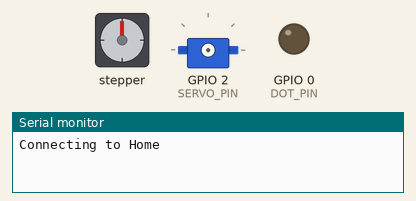
Simulated run of this sketch. Board: ESP8266 (NodeMCU). Shown: stepper motor, servo, output pins drawn as LEDs (lit = HIGH), the last lines printed to the serial monitor. WiFi joins after 1.5 s; servers stay silent unless stated; storage starts empty; stepper angles assume 4096 steps per turn.

Above: at 0.1 s.
At 5.9 s:
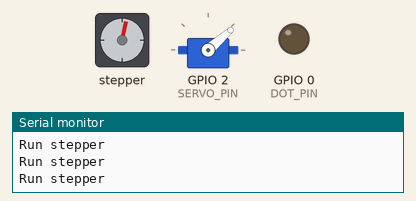
At 12.1 s:
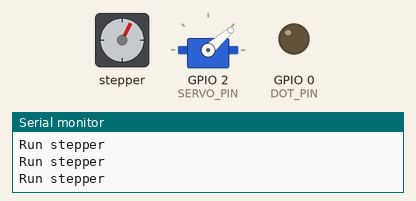
At 17.4 s:
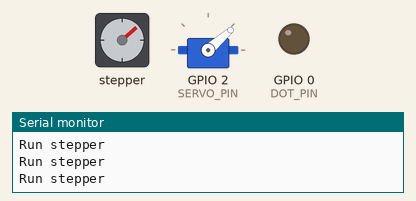
At 21.2 s:
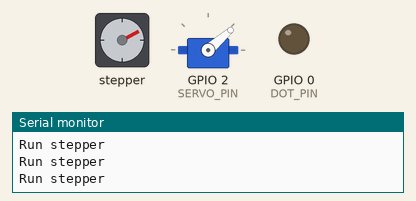
At 24.8 s:
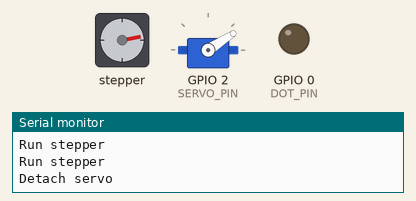
Timing chart, 0 to 26.3 s (numbered marks = the images above):
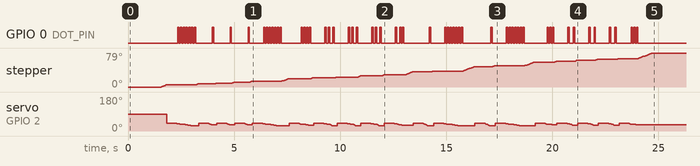

The sketch:

telegraph.ino
```cpp
#include <ESP8266WiFi.h>
#include <WiFiClient.h>
#include <ESP8266WebServer.h>
#include <ESP8266mDNS.h>
#include <WiFiUdp.h>
#include <ArduinoOTA.h>
#include <FS.h>
#include <Servo.h>
#include <Stepper.h>
#include "chars.h"

//Пины для для подключения управляемой механики
#define SERVO_PIN 2
#define DOT_PIN 0
#define STEPPER1_PIN 16
#define STEPPER2_PIN 14
#define STEPPER3_PIN 12
#define STEPPER4_PIN 13

//Задержки для электромагнита, в миллисекундах
#define DOT_UP_DELAY 65
#define DOT_DOWN_DELAY 25

//Крайние положения области рисования сервопривода
#define SERVO_MIN 5
#define SERVO_MAX 55

//Количество точек в высоту. Чем больше, тем меньше получаются буквы
//Не должно превышать SERVO_MAX-SERVO_MIN
#define SERVO_STEPS 25

#define SERVO_STEP ( ( SERVO_MAX - SERVO_MIN) / SERVO_STEPS )

//Время, за которое сервопривод перемещается от точки к точке в миллисекундах
#define SERVO_DELAY ( SERVO_STEP * 20 )

//Отступ от нижнего края в точках до текстовой строки
#define LINE_TAB 8

// Дебаг
#define DBG_OUTPUT_PORT Serial

// Настройки wifi
#define WIFI_SSID "Home"
#define WIFI_PASSWORD "deYs453$je23Q"
#define MDNS_HOST "telegraph"

// OTA
#define OTA_PORT 8266
#define OTA_HOSTNAME "telegraph"
#define OTA_PASSWORD "admin"

// Сервопривод
Servo servo;
// Шаговый двигатель
Stepper stepper( 4096, STEPPER1_PIN, STEPPER2_PIN, STEPPER3_PIN, STEPPER4_PIN );
// Сервер
ESP8266WebServer server( 80 );
// OTA
WiFiServer TelnetServer( 8266 );

/**
 * Возвращает MIME типа файла.
 */
String getContentType( String filename )
{
  if( server.hasArg( "download" ) )
    return "application/octet-stream";
  else if( filename.endsWith( ".htm" ) )
    return "text/html";
  else if( filename.endsWith( ".html" ) )
    return "text/html";
  else if( filename.endsWith( ".css" ) )
    return "text/css";
  else if( filename.endsWith( ".js" ) )
    return "application/javascript";
  else if( filename.endsWith( ".png" ) )
    return "image/png";
  else if( filename.endsWith( ".gif" ) )
    return "image/gif";
  else if( filename.endsWith( ".jpg" ) )
    return "image/jpeg";
  else if( filename.endsWith( ".ico" ) )
    return "image/x-icon";
  else if( filename.endsWith( ".gz" ) )
    return "application/x-gzip";

  return "text/plain";
}

/**
 * Обработка запроса файла.
 */
bool handleFileRead( String path )
{
  DBG_OUTPUT_PORT.println( "handleFileRead: " + path );
  if( path.endsWith( "/" ) )
    path += "index.html";

  String contentType = getContentType( path );
  String pathWithGz = path + ".gz";
  if( SPIFFS.exists( pathWithGz ) || SPIFFS.exists( path ) )
  {
    if( SPIFFS.exists( pathWithGz ) )
      path += ".gz";
    File file = SPIFFS.open( path, "r" );
    size_t sent = server.streamFile( file, contentType );
    file.close();
    return true;
  }

  return false;
}

/**
 * Обработка нового сообщения на печать.
 */
void handleMessage()
{
  if( !server.hasArg( "message" ) )
  {
    server.send( 500, "text/plain", "BAD ARGS" );
    return;
  }

  String message = server.arg( "message" );
  DBG_OUTPUT_PORT.println( "handleMessage: " + message );

  server.send( 200, "text/json; charset=utf-8", "{\"message\": \"" + message + "\", \"status\": \"ok\"}" );
  printString( message  );
}

/**
 * Функция для рисования точки на бумаге.
 */
void ping() {
  digitalWrite(DOT_PIN, 1);
  delay(DOT_UP_DELAY);
  digitalWrite(DOT_PIN, 0);
  delay(DOT_DOWN_DELAY);
}

//функция для рисования столбца из 8 точек по заданному байту,
//в котором каждый бит понимается как точка
void printLine(int b) {
  //отъезжаем в начало столбца
  servo.write(SERVO_MAX - (LINE_TAB)*SERVO_STEP);

  //Если столбец не пустой, то мы его рисуем,
  //В противном случае, просто протягиваем ленту
  if(b != 0) {
    servo.write(SERVO_MAX - (LINE_TAB-1)*SERVO_STEP);
    delay(SERVO_DELAY*12);

    //Последовательно печатаем точки считывая информацию бит за битом
    for (int j = 0; b != 0; j++) {
      servo.write(SERVO_MAX - (LINE_TAB+j)*SERVO_STEP);
      delay(SERVO_DELAY);

      if(b & 1) ping();
      b >>= 1;
    }
  }

  // Расстояние между линиями
  DBG_OUTPUT_PORT.println( "Run stepper" );
  stepper.step( 24 );
}

//Функция печатает символ в соответствии с установленным шрифтом,
//Вызывая последовательно функции printLine()
void printChar(char c) {
  DBG_OUTPUT_PORT.print( "Print " );
  DBG_OUTPUT_PORT.println( c );

  for( int i = 0; i < 8; i++ )
  {
    if( chars[ c ][ i ] != 0 )
    {
      printLine( chars[ c ][ i ] );
    }
    else
    {
      // Расстояние между буквами
      DBG_OUTPUT_PORT.println( "Run stepper" );
      stepper.step( 15 );
    }
  }
}

//Фукция печатает поступающую ей на вход строку,
//Вызывая последовательно функции printChar()
void printString( String str )
{
  char c;
  char last;
  byte i = 0;
  DBG_OUTPUT_PORT.print( "Will print " );
  DBG_OUTPUT_PORT.println( str );

  if( !servo.attached() )
  {
    DBG_OUTPUT_PORT.println( "Attach servo" );
    servo.attach( SERVO_PIN );
  }

  while( i < str.length() )
  {
    // Вроде русский, нам нужен следующий байт а этот пропускаем
    if( str.charAt( i ) == 0xD0 || str.charAt( i ) == 0xD1 )
    {
      last = str.charAt( i );
      i++;
      continue;
    }

    // Тут нужный символ для печати, русские сами направляем, прочие как есть
    switch( str.charAt( i ) )
    {
      case 0x90: // А
      case 0xB0: // а
        c = 0;
        break;
      case 0xB1: // б
        c = 1;
        break;
      case 0x92: // В
      case 0xB2: // в
        c = 2;
        break;
      case 0x93: // Г
      case 0xB3: // г
        c = 3;
        break;
      case 0x94: // Д
      case 0xB4: // д
        c = 4;
        break;
      case 0x95: // Е
      case 0xB5: // е
      case 0x81: // Ё или с
      case 0x91: // ё или Б
        if( last == 0xD1 && str.charAt( i ) == 0x81 ) // Это с
          c = 17;
        else if( last == 0xD0 && str.charAt( i ) == 0x91 ) // Это Б
          c = 1;
        else // Это какая-то ё или е, одно и то же
          c = 5;
        break;
      case 0x96: // Ж
      case 0xB6: // ж
        c = 6;
        break;
      case 0x97: // З
      case 0xB7: // з
        c = 7;
        break;
      case 0x98: // И
      case 0xB8: // И
        c = 8;
        break;
      case 0x99: // Й
      case 0xB9: // й
        c = 9;
        break;
      case 0x9A: // К
      case 0xBA: // к
        c = 10;
        break;
      case 0x9B: // Л
      case 0xBB: // л
        c = 11;
        break;
      case 0x9C: // М
      case 0xBC: // м
        c = 12;
        break;
      case 0x9D: // Н
      case 0xBD: // н
        c = 13;
        break;
      case 0x9E: // О
      case 0xBE: // о
        c = 14;
        break;
      case 0x9F: // П
      case 0xBF: // п
        c = 15;
        break;
      case 0xA0: // Р
      case 0x80: // р
        c = 16;
        break;
      case 0xA1: // С
        c = 17;
        break;
      case 0xA2: // Т
      case 0x82: // т
        c = 18;
        break;
      case 0xA3: // У
      case 0x83: // у
        c = 19;
        break;
      case 0xA4: // Ф
      case 0x84: // ф
        c = 20;
        break;
      case 0xA5: // Х
      case 0x85: // х
        c = 21;
        break;
      case 0xA6: // Ц
      case 0x86: // ц
        c = 22;
        break;
      case 0xA7: // Ч
      case 0x87: // ч
        c = 23;
        break;
      case 0xA8: // Ш
      case 0x88: // Ш
        c = 24;
        break;
      case 0xA9: // Щ
      case 0x89: // щ
        c = 25;
        break;
      case 0xAA: // Ъ
      case 0x8A: // ъ
        c = 26;
        break;
      case 0xAB: // Ы
      case 0x8B: // ы
        c = 27;
        break;
      case 0xAC: // Ь
      case 0x8C: // ь
        c = 28;
        break;
      case 0xAD: // Э
      case 0x8D: // э
        c = 29;
        break;
      case 0xAE: // Ю
      case 0x8E: // ю
        c = 30;
        break;
      case 0xAF: // Я
      case 0x8F: // я
        c = 31;
        break;
      default:
        c = str.charAt( i );
        break;
    }

    printChar( c );
    last = 0;
    i++;
  }

  DBG_OUTPUT_PORT.println( "Detach servo" );
  servo.detach();
  // Конец печатаемой фразы, протаскивание
  stepper.step( 100 );
}

/**
 * Инициалзация.
 */
void setup()
{
  // Инициализация дебага
  DBG_OUTPUT_PORT.begin( 115200 );
  DBG_OUTPUT_PORT.print( "\n" );
  DBG_OUTPUT_PORT.setDebugOutput( true );
  SPIFFS.begin();

  // Чтобы Arduino IDE детектировало порт для OTA
  TelnetServer.begin();

  // Подключение к wifi
  DBG_OUTPUT_PORT.printf( "Connecting to %s\n", WIFI_SSID );
  if( String( WiFi.SSID() ) != String( WIFI_SSID ) )
  {
    WiFi.begin( WIFI_SSID, WIFI_PASSWORD );
  }
  while( WiFi.status() != WL_CONNECTED )
  {
    delay( 500 );
    DBG_OUTPUT_PORT.print( "." );
  }
  DBG_OUTPUT_PORT.println( "" );
  DBG_OUTPUT_PORT.print( "Connected! IP address: " );
  DBG_OUTPUT_PORT.println( WiFi.localIP() );

  // mdns
  MDNS.begin( MDNS_HOST );
  DBG_OUTPUT_PORT.print( "mdns: http://" );
  DBG_OUTPUT_PORT.print( MDNS_HOST );
  DBG_OUTPUT_PORT.println( ".local" );

  // Инициализация сервера
  // Новое сообщение на печать
  server.on( "/message", HTTP_POST, handleMessage );
  // Файл не найден
  server.onNotFound( [] () {
    // Сперва проверяем есть ли он в памяти, если нет то уже кидаем 404
    if( !handleFileRead( server.uri() ) )
      server.send( 404, "text/plain", "FileNotFound" );
  });
  server.begin();
  DBG_OUTPUT_PORT.println( "HTTP server started" );

  // OTA
  ArduinoOTA.setPort( OTA_PORT );
  ArduinoOTA.setHostname( OTA_HOSTNAME );
//  ArduinoOTA.setPassword( OTA_PASSWORD );
  ArduinoOTA.onStart([]() {
    DBG_OUTPUT_PORT.println("OTA Start");
  });
  ArduinoOTA.onEnd([]() {
    DBG_OUTPUT_PORT.println("OTA End");
    DBG_OUTPUT_PORT.println("Rebooting...");
  });
  ArduinoOTA.onProgress([](unsigned int progress, unsigned int total) {
    DBG_OUTPUT_PORT.printf("Progress: %u%%\r\n", (progress / (total / 100)));
  });
  ArduinoOTA.onError([](ota_error_t error) {
    DBG_OUTPUT_PORT.printf("Error[%u]: ", error);
    if(error == OTA_AUTH_ERROR)
      DBG_OUTPUT_PORT.println("Auth Failed");
    else if(error == OTA_BEGIN_ERROR)
      DBG_OUTPUT_PORT.println("Begin Failed");
    else if(error == OTA_CONNECT_ERROR)
      DBG_OUTPUT_PORT.println("Connect Failed");
    else if(error == OTA_RECEIVE_ERROR)
      DBG_OUTPUT_PORT.println("Receive Failed");
    else if(error == OTA_END_ERROR)
      DBG_OUTPUT_PORT.println("End Failed");
  });
  ArduinoOTA.begin();

  // Инициализация ленты
  pinMode( DOT_PIN, OUTPUT );
  stepper.setSpeed( 3 );
  stepper.step( 30 );

  printString( String( "Hello" ) );
}

/**
 * Рабочий цикл.
 */
void loop()
{
  server.handleClient();
  ArduinoOTA.handle();
}
```

Source omitted: chars.h (data table, 4122 bytes)
